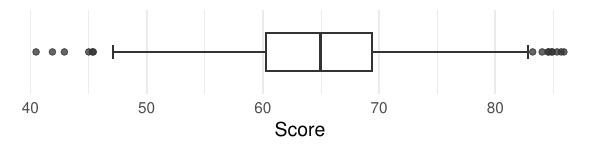

Recreate this plot in R.
library(ggplot2)

set.seed(1)
x1 <- rnorm(100, 5, 5)
set.seed(2)
x2 <- rnorm(100, 5, 10)
x <- c(x1, x2)
x <- x+60
# boxplot(x, horizontal = T, xlab = "Marks", pch = 20)


set.seed(3)
y1 <- rnorm(100, 10, 10)
set.seed(4)
y2 <- rnorm(100, 10, 15)
y <- c(y1, y2)
y <- y+50


df <- data.frame(
    Score = c(x, y),
    Section = rep(c("1", "2"), each = 200)
)

# boxplot(Score ~ Section, df, horizontal = T)

xq1 <- quantile(x, 0.25)
xq2 <- quantile(x, 0.5)
xq3 <- quantile(x, 0.75)
xll <- xq1 - 1.5* IQR(x)
xul <- xq3 + 1.5* IQR(x)


ggplot() +
    aes(x=x) +
    geom_boxplot(alpha = 0.75, width = 0.65, staplewidth = 0.35) +
    theme_minimal(base_size = 14) +
    xlab("Score") +
    ylim(c(-0.65, 0.65)) +
    theme(
        axis.ticks.y = element_blank(),
        axis.text.y = element_blank(),
        panel.grid.major.y = element_blank(),
        panel.grid.minor.y = element_blank(),
        panel.background = element_rect(fill = "transparent", colour = NA), # Transparent panel bg
        plot.background = element_rect(fill = "transparent", colour = NA),   # Transparent plot bg
    )

ggsave("boxplot.pdf", width = 6, height = 1.5, units = "in")


ggplot() +
    aes(x=x) +
    geom_boxplot(alpha = 0.75, width = 0.65, staplewidth = 0.35) +
    theme_minimal(base_size = 14) +
    xlab("Score") +
    ylim(c(-0.65, 0.65)) +
    annotate("text", x = xq1, y = -0.55, label = "Q1", colour = "red") +
    annotate("text", x = xq2, y = -0.55, label = "Q2", colour = "red") +
    annotate("text", x = xq3, y = -0.55, label = "Q3", colour = "red") +
    annotate("text", x = xll, y = -0.55, label = "Q1-1.5 IQR", colour = "red") +
    annotate("text", x = xul, y = -0.55, label = "Q3+1.5 IQR", colour = "red") +
    # annotate("text", x = xq1, y = -0.3, label = "|", colour = "red") +
    # annotate("text", x = xq2, y = -0.3, label = "|", colour = "red") +
    # annotate("text", x = xq3, y = -0.3, label = "|", colour = "red") +
    # annotate("text", x = xll, y = -0.3, label = "|", colour = "red") +
    # annotate("text", x = xul, y = -0.3, label = "|", colour = "red") +
    theme(
        axis.ticks.y = element_blank(),
        axis.text.y = element_blank(),
        panel.grid.major.y = element_blank(),
        panel.grid.minor.y = element_blank(),
        panel.background = element_rect(fill = "transparent", colour = NA), # Transparent panel bg
        plot.background = element_rect(fill = "transparent", colour = NA),   # Transparent plot bg
    )

ggsave("boxplot-annotated.pdf", width = 6, height = 1.5, units = "in")




ggplot(df) +
    aes(x=Score, group = Section, y = Section) +
    geom_boxplot(alpha = 0.75, width = 0.5, staplewidth = 0.35) +
    theme_minimal(base_size = 14) +
    # xlab("Marks") +
    # ylim(c(-0.6, 0.6)) +
    # xlim(c(30, 95)) +
    theme(
        # axis.ticks.y = element_blank(),
        # axis.text.y = element_blank(),
        panel.grid.major.y = element_blank(),
        panel.grid.minor.y = element_blank(),
        panel.background = element_rect(fill = "transparent", colour = NA), # Transparent panel bg
        plot.background = element_rect(fill = "transparent", colour = NA),   # Transparent plot bg
    )

ggsave("boxplot-pair.pdf", width = 6, height = 2.5, units = "in")



## Skewnews with boxplot

set.seed(1)
symm <- rnorm(100)
ggplot() +
    aes(x=symm) +
    geom_boxplot(alpha = 0.75, width = 0.65, staplewidth = 0.35) +
    theme_minimal(base_size = 14) +
    xlab("") +
    ylim(c(-0.65, 0.65)) +
    theme(
        axis.ticks.y = element_blank(),
        axis.text.y = element_blank(),
        panel.grid.major.y = element_blank(),
        panel.grid.minor.y = element_blank(),
        axis.ticks.x = element_blank(),
        axis.text.x = element_blank(),
        panel.background = element_rect(fill = "transparent", colour = NA), # Transparent panel bg
        plot.background = element_rect(fill = "transparent", colour = NA),   # Transparent plot bg
    )
ggsave("boxplot-symmetric.pdf", width = 6, height = 1.5, units = "in")


set.seed(2)
lefts <- rbeta(100, shape1 = 5, shape2 = 2.25)
ggplot() +
    aes(x=lefts) +
    geom_boxplot(alpha = 0.75, width = 0.65, staplewidth = 0.35) +
    theme_minimal(base_size = 14) +
    xlab("") +
    ylim(c(-0.65, 0.65)) +
    theme(
        axis.ticks.y = element_blank(),
        axis.text.y = element_blank(),
        axis.ticks.x = element_blank(),
        axis.text.x = element_blank(),
        panel.grid.major.y = element_blank(),
        panel.grid.minor.y = element_blank(),
        panel.background = element_rect(fill = "transparent", colour = NA), # Transparent panel bg
        plot.background = element_rect(fill = "transparent", colour = NA),   # Transparent plot bg
    )
ggsave("boxplot-left-skewed.pdf", width = 6, height = 1.5, units = "in")


set.seed(3)
rights <- rgamma(100, shape = 2.75, scale = 1)
ggplot() +
    aes(x=rights) +
    geom_boxplot(alpha = 0.75, width = 0.65, staplewidth = 0.35) +
    theme_minimal(base_size = 14) +
    xlab("") +
    ylim(c(-0.65, 0.65)) +
    theme(
        axis.ticks.y = element_blank(),
        axis.text.y = element_blank(),
        axis.ticks.x = element_blank(),
        axis.text.x = element_blank(),
        panel.grid.major.y = element_blank(),
        panel.grid.minor.y = element_blank(),
        panel.background = element_rect(fill = "transparent", colour = NA), # Transparent panel bg
        plot.background = element_rect(fill = "transparent", colour = NA),   # Transparent plot bg
    )
ggsave("boxplot-right-skewed.pdf", width = 6, height = 1.5, units = "in")
